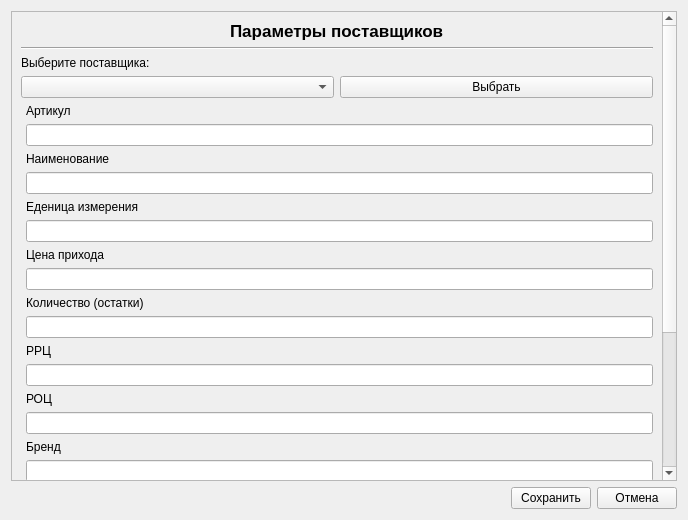
<?xml version="1.0" encoding="UTF-8"?>
<ui version="4.0">
 <class>Form</class>
 <widget class="QWidget" name="Form">
  <property name="geometry">
   <rect>
    <x>0</x>
    <y>0</y>
    <width>688</width>
    <height>520</height>
   </rect>
  </property>
  <property name="windowTitle">
   <string>Form</string>
  </property>
  <layout class="QVBoxLayout" name="verticalLayout_4">
   <item>
    <widget class="QScrollArea" name="scrollArea">
     <property name="widgetResizable">
      <bool>true</bool>
     </property>
     <widget class="QWidget" name="scrollAreaWidgetContents">
      <property name="geometry">
       <rect>
        <x>0</x>
        <y>0</y>
        <width>651</width>
        <height>642</height>
       </rect>
      </property>
      <layout class="QVBoxLayout" name="verticalLayout_3">
       <item>
        <layout class="QVBoxLayout" name="verticalLayout_2" stretch="0,0,0,0,0">
         <item alignment="Qt::AlignHCenter">
          <widget class="QLabel" name="label">
           <property name="sizePolicy">
            <sizepolicy hsizetype="Preferred" vsizetype="Fixed">
             <horstretch>0</horstretch>
             <verstretch>0</verstretch>
            </sizepolicy>
           </property>
           <property name="font">
            <font>
             <pointsize>13</pointsize>
             <weight>75</weight>
             <bold>true</bold>
            </font>
           </property>
           <property name="text">
            <string>Параметры поставщиков</string>
           </property>
          </widget>
         </item>
         <item>
          <widget class="Line" name="line">
           <property name="orientation">
            <enum>Qt::Horizontal</enum>
           </property>
          </widget>
         </item>
         <item>
          <widget class="QLabel" name="label_2">
           <property name="sizePolicy">
            <sizepolicy hsizetype="Preferred" vsizetype="Fixed">
             <horstretch>0</horstretch>
             <verstretch>0</verstretch>
            </sizepolicy>
           </property>
           <property name="text">
            <string>Выберите поставщика:</string>
           </property>
          </widget>
         </item>
         <item>
          <layout class="QHBoxLayout" name="horizontalLayout_2">
           <property name="sizeConstraint">
            <enum>QLayout::SetDefaultConstraint</enum>
           </property>
           <item alignment="Qt::AlignTop">
            <widget class="QComboBox" name="suppliers_combobox">
             <property name="enabled">
              <bool>true</bool>
             </property>
             <property name="sizePolicy">
              <sizepolicy hsizetype="Preferred" vsizetype="Fixed">
               <horstretch>0</horstretch>
               <verstretch>23</verstretch>
              </sizepolicy>
             </property>
            </widget>
           </item>
           <item alignment="Qt::AlignTop">
            <widget class="QPushButton" name="choose_supplier_push_button">
             <property name="text">
              <string>Выбрать</string>
             </property>
            </widget>
           </item>
          </layout>
         </item>
         <item>
          <layout class="QVBoxLayout" name="verticalLayout">
           <property name="leftMargin">
            <number>5</number>
           </property>
           <item>
            <widget class="QLabel" name="label_3">
             <property name="text">
              <string>Артикул</string>
             </property>
            </widget>
           </item>
           <item>
            <widget class="QLineEdit" name="article_line_edit"/>
           </item>
           <item>
            <widget class="QLabel" name="label_4">
             <property name="text">
              <string>Наименование</string>
             </property>
            </widget>
           </item>
           <item>
            <widget class="QLineEdit" name="name_line_edit"/>
           </item>
           <item>
            <widget class="QLabel" name="label_5">
             <property name="text">
              <string>Еденица измерения</string>
             </property>
            </widget>
           </item>
           <item>
            <widget class="QLineEdit" name="unit_line_edit"/>
           </item>
           <item>
            <widget class="QLabel" name="label_6">
             <property name="text">
              <string>Цена прихода</string>
             </property>
            </widget>
           </item>
           <item>
            <widget class="QLineEdit" name="purchace_price_line_edit"/>
           </item>
           <item>
            <widget class="QLabel" name="label_13">
             <property name="text">
              <string>Количество (остатки)</string>
             </property>
            </widget>
           </item>
           <item>
            <widget class="QLineEdit" name="quantity_line_edit"/>
           </item>
           <item>
            <widget class="QLabel" name="label_7">
             <property name="text">
              <string>РРЦ</string>
             </property>
            </widget>
           </item>
           <item>
            <widget class="QLineEdit" name="rrc_line_edit"/>
           </item>
           <item>
            <widget class="QLabel" name="label_8">
             <property name="text">
              <string>РОЦ</string>
             </property>
            </widget>
           </item>
           <item>
            <widget class="QLineEdit" name="roc_line_edit"/>
           </item>
           <item>
            <widget class="QLabel" name="label_9">
             <property name="text">
              <string>Бренд</string>
             </property>
            </widget>
           </item>
           <item>
            <widget class="QLineEdit" name="brand_line_edit"/>
           </item>
           <item>
            <widget class="QLabel" name="label_10">
             <property name="text">
              <string>Цена продажи</string>
             </property>
            </widget>
           </item>
           <item>
            <widget class="QLineEdit" name="selling_price_line_edit"/>
           </item>
           <item>
            <widget class="QLabel" name="label_11">
             <property name="text">
              <string>Код группы (cheescake group_id)</string>
             </property>
            </widget>
           </item>
           <item>
            <widget class="QLineEdit" name="group_key_line_edit"/>
           </item>
           <item>
            <widget class="QLabel" name="label_12">
             <property name="text">
              <string>Наименование для сайта</string>
             </property>
            </widget>
           </item>
           <item>
            <widget class="QLineEdit" name="site_name_line_edit"/>
           </item>
           <item>
            <widget class="QLabel" name="label_14">
             <property name="text">
              <string>Кратность поставки</string>
             </property>
            </widget>
           </item>
           <item>
            <widget class="QLineEdit" name="multiplicity_line_edit"/>
           </item>
          </layout>
         </item>
        </layout>
       </item>
      </layout>
     </widget>
    </widget>
   </item>
   <item>
    <layout class="QHBoxLayout" name="horizontalLayout">
     <item alignment="Qt::AlignRight">
      <widget class="QPushButton" name="save_push_button">
       <property name="sizePolicy">
        <sizepolicy hsizetype="Fixed" vsizetype="Fixed">
         <horstretch>0</horstretch>
         <verstretch>0</verstretch>
        </sizepolicy>
       </property>
       <property name="text">
        <string>Сохранить</string>
       </property>
      </widget>
     </item>
     <item>
      <widget class="QPushButton" name="cancel_push_button">
       <property name="sizePolicy">
        <sizepolicy hsizetype="Fixed" vsizetype="Fixed">
         <horstretch>0</horstretch>
         <verstretch>0</verstretch>
        </sizepolicy>
       </property>
       <property name="text">
        <string>Отмена</string>
       </property>
      </widget>
     </item>
    </layout>
   </item>
  </layout>
 </widget>
 <resources/>
 <connections/>
</ui>
